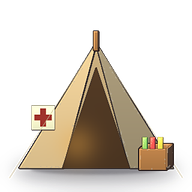
#> input picture game/tools/art_src/world_clean/depth/world/field_tent.png, 192 x 192 px, found by its file name; its folder holds 2 pictures in this run
$ python gen_worn_world.py
#> lines starting #> are read from the running program, lines starting #| are printed output that depends on the picture; after the words box and inside, x2 and y2 are one past the last pixel; in counts of white or black regions, pixels touching at a corner belong together; pictures that were not available may be replaced by others from this repository, and a replacement may not be noted
### game/tools/worn_fx.py
"""Shared "worn post-apocalyptic" paint-over helpers (art direction locked Oct 2026:
polished but worn down — dark grade, grime, rust, dents, bullet holes, scorch,
cracked glass, loose wires, dim amber phosphor lights; repairs = welded scrap
patches with bead welds and bolts, spliced cables).

Used by tools/gen_hangar_art.py (props, with rank progression) and
tools/gen_ui_kit.py (plates, buttons, caps, frames). Everything is PIL RGBA
and deterministic for a given random.Random / seed. `u` is the size of one
"detail unit" in output pixels (bullet hole radius ~ 1.6u, bead ~ 1u ...).
"""
import math
import random

import numpy as np
from PIL import Image, ImageChops, ImageDraw, ImageEnhance, ImageFilter

AMBER_LAMP = (232, 146, 44)
AMBER_HOT = (255, 196, 110)
PHOSPHOR = (222, 138, 36)


# ---------------------------------------------------------------- basics
def noise(w, h, blur=0.0, seed=0):
    r = np.random.default_rng(seed)
    im = Image.fromarray((r.random((h, w)) * 255).astype(np.uint8))
    return im.filter(ImageFilter.GaussianBlur(blur)) if blur else im


def over(base, color, alpha):
    """Composite a flat colour through an L alpha mask, keeping base alpha."""
    a0 = base.getchannel("A")
    lay = Image.new("RGBA", base.size, tuple(color[:3]) + (0,))
    lay.putalpha(alpha)
    out = Image.alpha_composite(base, lay)
    out.putalpha(a0)
    return out


def scale_l(m, k):
    return m.point(lambda v: min(255, int(v * k)))


def body_mask(im, thr=200, erode=0):
    a = im.getchannel("A").point(lambda v: 255 if v > thr else 0)
    if erode:
        a = a.filter(ImageFilter.MinFilter(erode * 2 + 1))
    return a


# [4 lines left out: function keep_alpha, not called in this run]


# ---------------------------------------------------------------- grading
def grade(im, dark=0.62, sat=0.6, warm=(1.0, 0.93, 0.84), contrast=1.12):
    a = im.getchannel("A")
    rgb = im.convert("RGB")
    rgb = ImageEnhance.Color(rgb).enhance(sat)
    rgb = ImageEnhance.Brightness(rgb).enhance(dark)
    rgb = ImageEnhance.Contrast(rgb).enhance(contrast)
    arr = np.asarray(rgb, np.float32) * np.array(warm, np.float32)
    out = Image.fromarray(np.clip(arr, 0, 255).astype(np.uint8), "RGB").convert("RGBA")
    out.putalpha(a)
    return out


# ---------------------------------------------------------------- dirt + rust
def grime(im, m, amt=200, col=(16, 12, 8), blur=5.0, seed=1, bottom=True):
    w, h = im.size
    n = noise(w, h, blur, seed).point(lambda v: max(0, v - 112) * 3)
    if bottom:
        grad = Image.linear_gradient("L").resize((w, h))
        n = ImageChops.multiply(n, grad.point(lambda v: 90 + v * 165 // 255))
    return over(im, col, ImageChops.multiply(n, m).point(lambda v: v * amt // 255))


def rust_streaks(im, m, n=20, u=3.0, length=(8, 30), seed=2, amt=200):
    rr = random.Random(seed)
    w, h = im.size
    st = Image.new("L", (w, h), 0)
    d = ImageDraw.Draw(st)
    ys, xs = np.nonzero(np.asarray(m) > 0)
    if len(xs) == 0:
        return im
    for _ in range(n):
        i = rr.randrange(len(xs))
        x, y = float(xs[i]), float(ys[i])
        L = rr.uniform(*length) * u
        d.line((x, y, x + rr.uniform(-0.6, 0.6) * u, y + L), fill=rr.randint(120, 230),
               width=max(1, int(rr.uniform(0.4, 1.0) * u)))
    st = st.filter(ImageFilter.GaussianBlur(0.7 * u))
    st = ImageChops.multiply(st, noise(w, h, 1, seed).point(lambda v: 120 + v // 2))
    return over(im, (105, 52, 22), ImageChops.multiply(st, m).point(lambda v: v * amt // 255))


def rust_patches(im, m, amount=0.45, u=3.0, seed=3, alpha=225):
    w, h = im.size
    n1 = np.asarray(noise(w, h, 2.2 * u, seed), np.float32) / 255
    n2 = np.asarray(noise(w, h, 0, seed + 1), np.float32) / 255
    # stretch the blurred noise back to 0..1 so `amount` means coverage
    lo, hi = np.percentile(n1, 2), np.percentile(n1, 98)
    n1 = np.clip((n1 - lo) / max(1e-4, hi - lo), 0, 1)
    v = np.clip((n1 - (1 - amount * 0.55)) * 6 + (n2 - 0.5) * 0.35, 0, 1)
    col = np.dstack([92 + 50 * n2, 42 + 26 * n2, 18 + 10 * n2, v * alpha]).astype(np.uint8)
    r = Image.fromarray(col, "RGBA")
    r.putalpha(ImageChops.multiply(r.getchannel("A"), m))
    a0 = im.getchannel("A")
    im = Image.alpha_composite(im, r)
    im.putalpha(a0)
    pit = noise(w, h, 0.25 * u, seed + 2).point(lambda x: 255 if x > 150 else 0)
    pit = ImageChops.multiply(pit, Image.fromarray((v * 255).astype(np.uint8)))
    return over(im, (30, 15, 6), ImageChops.multiply(pit, m).point(lambda x: x * 200 // 255))


def edge_wear(im, m, amt=150, u=3.0, seed=4, col=(170, 158, 136)):
    e = m.filter(ImageFilter.FIND_EDGES).filter(ImageFilter.GaussianBlur(0.35 * u))
    n = noise(im.width, im.height, 0.9 * u, seed)
    lo, hi = np.percentile(np.asarray(n), 5), np.percentile(np.asarray(n), 95)
    n = n.point(lambda v: 255 if (v - lo) / max(1, hi - lo) > 0.68 else 0)
    e = ImageChops.multiply(scale_l(e, 2.2), n)
    return over(im, col, e.point(lambda v: v * amt // 255))


def scratches(im, m, n=30, u=3.0, length=(3, 12), seed=5, col=(210, 195, 165), amt=90):
    rr = random.Random(seed)
    s = Image.new("L", im.size, 0)
    d = ImageDraw.Draw(s)
    for _ in range(n):
        x = rr.uniform(0, im.width)
        y = rr.uniform(0, im.height)
        L = rr.uniform(*length) * u
        g = rr.uniform(-0.7, 0.7)
        d.line((x, y, x + L * math.cos(g), y + L * math.sin(g)), fill=amt, width=max(1, int(u * 0.3)))
    return over(im, col, ImageChops.multiply(s, m))


# ---------------------------------------------------------------- damage
def dent(im, m, cx, cy, r, amt=110):
    d = Image.new("L", im.size, 0)
    ImageDraw.Draw(d).ellipse((cx - r, cy - r, cx + r, cy + r), fill=255)
    d = ImageChops.multiply(d.filter(ImageFilter.GaussianBlur(r / 3)), m)
    im = over(im, (0, 0, 0), d.point(lambda v: v * amt // 255))
    hl = Image.new("L", im.size, 0)
    ImageDraw.Draw(hl).arc((cx - r, cy - r, cx + r, cy + r), 200, 340, fill=255, width=max(2, int(r / 5)))
    hl = ImageChops.multiply(hl.filter(ImageFilter.GaussianBlur(r / 6)), m)
    return over(im, (200, 185, 160), hl.point(lambda v: v * amt * 9 // 10 // 255))


def bullet_hole(im, m, cx, cy, r, seed=0, petal=(120, 112, 98), clip=True):
    """Punched-through hole with peeled petals. Clipped to the mask so holes never
    spill off the silhouette."""
    rr = random.Random(seed)
    lay = Image.new("RGBA", im.size, (0, 0, 0, 0))
    d = ImageDraw.Draw(lay)
    pts = [(cx + math.cos(i / 12 * math.tau) * r * rr.uniform(1.0, 1.85),
            cy + math.sin(i / 12 * math.tau) * r * rr.uniform(1.0, 1.85)) for i in range(12)]
    d.polygon(pts, fill=tuple(petal) + (255,))
    d.ellipse((cx - r, cy - r, cx + r, cy + r), fill=(8, 6, 5, 255))
    d.arc((cx - r, cy - r, cx + r, cy + r), 200, 330, fill=(70, 62, 52, 255), width=max(1, int(r * 0.35)))
    if clip:
        lay.putalpha(ImageChops.multiply(lay.getchannel("A"), m))
    a0 = im.getchannel("A")
    out = Image.alpha_composite(im, lay)
    out.putalpha(a0)
    return out


def scorch(im, m, cx, cy, r, seed=6, amt=230):
    s = Image.new("L", im.size, 0)
    ImageDraw.Draw(s).ellipse((cx - r, cy - r * 0.7, cx + r, cy + r * 0.7), fill=255)
    s = s.filter(ImageFilter.GaussianBlur(r / 2.5))
    s = ImageChops.multiply(s, noise(im.width, im.height, r / 12 + 1, seed).point(lambda v: min(255, v + 70)))
    return over(im, (8, 6, 4), ImageChops.multiply(s, m).point(lambda v: v * amt // 255))


# [64 lines left out: functions cracks, wires, jag_poly, not called in this run]


# ---------------------------------------------------------------- repairs
PATCH_COLS = [(58, 56, 52), (70, 50, 38), (50, 54, 48), (66, 62, 54)]


def weld_patch(lay, m, box, u=3.0, seed=8, col=None, src=None, bolts=True):
    """A scrap plate welded on (bead weld around the edge, bolts in the corners).
    Draws onto `lay` (RGBA), clipped to mask m. If `src` (RGBA image) is given the
    plate face is that image (a cleaner replacement panel) instead of flat scrap."""
    rr = random.Random(seed)
    x0, y0, x1, y1 = box
    j = 0.9 * u
    pts = [(x0 + rr.uniform(-j, j), y0 + rr.uniform(-j, j)), (x1 + rr.uniform(-j, j), y0 + rr.uniform(-j, j)),
           (x1 + rr.uniform(-j, j), y1 + rr.uniform(-j, j)), (x0 + rr.uniform(-j, j), y1 + rr.uniform(-j, j))]
    pm = Image.new("L", lay.size, 0)
    ImageDraw.Draw(pm).polygon(pts, fill=255)
    pm = ImageChops.multiply(pm, m)
    c = col if col is not None else PATCH_COLS[rr.randrange(len(PATCH_COLS))]
    face = Image.new("RGBA", lay.size, tuple(c) + (255,))
    # plate shading: lit top-left, darker bottom-right + a little grit
    g = Image.linear_gradient("L").rotate(45, expand=False).resize(lay.size)
    face = over(face, (0, 0, 0), g.point(lambda v: v * 70 // 255))
    face = rust_patches(face, pm, 0.3, u * 1.5, seed + 3, alpha=150)
    face = scratches(face, pm, 6, u, (2, 6), seed + 4, amt=70)
    if src is not None:  # a cleaner replacement panel cut from the undamaged prop
        face = Image.alpha_composite(face, src)
    face.putalpha(pm)
    # drop shadow peeking out under the plate edge (it sits proud of the surface)
    sh = ImageChops.offset(pm.filter(ImageFilter.GaussianBlur(0.6 * u)), int(0.5 * u), int(0.6 * u))
    sh = ImageChops.subtract(ImageChops.multiply(sh, m), pm)
    shadow = Image.new("RGBA", lay.size, (0, 0, 0, 0))
    shadow.putalpha(sh.point(lambda v: v * 170 // 255))
    lay.alpha_composite(shadow)
    lay.alpha_composite(face)
    # bead weld along the outline
    beads = Image.new("RGBA", lay.size, (0, 0, 0, 0))
    d = ImageDraw.Draw(beads)
    ring = pts + [pts[0]]
    r = max(1.2, 0.55 * u)
    for (ax, ay), (bx, by) in zip(ring, ring[1:]):
        n = max(1, int(math.hypot(bx - ax, by - ay) / (1.05 * r)))
        for i in range(n):
            t = i / n
            x = ax + (bx - ax) * t + rr.uniform(-0.15, 0.15) * u
            y = ay + (by - ay) * t + rr.uniform(-0.15, 0.15) * u
            tone = rr.randint(0, 22)
            d.ellipse((x - r, y - r, x + r, y + r), fill=(84 + tone, 76 + tone, 64 + tone, 255),
                      outline=(30, 25, 20, 255))
            d.ellipse((x - r * 0.45, y - r * 0.7, x + r * 0.2, y - r * 0.15), fill=(150, 138, 116, 255))
    # heat tint just inside the bead (blued/straw steel)
    if bolts:
        ins = 1.8 * u
        cx0, cy0 = min(p[0] for p in pts) + ins, min(p[1] for p in pts) + ins
        cx1, cy1 = max(p[0] for p in pts) - ins, max(p[1] for p in pts) - ins
        br = max(1.2, 0.6 * u)
        if cx1 - cx0 > 3 * br and cy1 - cy0 > 3 * br:
            for (bx, by) in [(cx0, cy0), (cx1, cy0), (cx0, cy1), (cx1, cy1)]:
                d.ellipse((bx - br, by - br, bx + br, by + br), fill=(112, 104, 90, 255), outline=(24, 20, 16, 255))
                d.ellipse((bx - br * 0.5, by - br * 0.6, bx, by - br * 0.1), fill=(170, 160, 138, 255))
    beads.putalpha(ImageChops.multiply(beads.getchannel("A"), m))
    lay.alpha_composite(beads)
    return lay


def stitch_patch(lay, m, box, u=3.0, seed=8, col=(120, 104, 80)):
    """A sewn-on fabric patch with a dashed stitch border (cloth repairs)."""
    rr = random.Random(seed)
    x0, y0, x1, y1 = box
    j = 0.6 * u
    pts = [(x0 + rr.uniform(-j, j), y0 + rr.uniform(-j, j)), (x1 + rr.uniform(-j, j), y0 + rr.uniform(-j, j)),
           (x1 + rr.uniform(-j, j), y1 + rr.uniform(-j, j)), (x0 + rr.uniform(-j, j), y1 + rr.uniform(-j, j))]
    p = Image.new("RGBA", lay.size, (0, 0, 0, 0))
    d = ImageDraw.Draw(p)
    d.polygon(pts, fill=tuple(col) + (255,), outline=(30, 22, 16, 255))
    ring = pts + [pts[0]]
    for (ax, ay), (bx, by) in zip(ring, ring[1:]):
        n = max(1, int(math.hypot(bx - ax, by - ay) / (1.4 * u)))
        for i in range(n):
            t0, t1 = (i + 0.2) / n, (i + 0.6) / n
            ix = lambda t: (ax + (bx - ax) * t, ay + (by - ay) * t)
            a, b = ix(t0), ix(t1)
            cx, cy = (x0 + x1) / 2, (y0 + y1) / 2
            k = 0.85
            a = (cx + (a[0] - cx) * k, cy + (a[1] - cy) * k)
            b = (cx + (b[0] - cx) * k, cy + (b[1] - cy) * k)
            d.line((a, b), fill=(214, 196, 150, 255), width=max(1, int(0.35 * u)))
    p.putalpha(ImageChops.multiply(p.getchannel("A"), m))
    lay.alpha_composite(p)
    return lay


# [75 lines left out: functions splice, amber_lamp, kill_light, chew_alpha, not called in this run]

### game/tools/gen_worn_world.py
"""World-art worn pass (backlog 2): repaint the remaining clean / toy-looking world
props in the locked worn look (dark grade, grime, rust, dents, bullet holes, scorch,
cracks, welded patches — see tools/worn_fx.py and the hangar option D+C).

Footprint is unchanged: every output keeps its source size and exact alpha, so
world placement and collision (set in code) do not move. Extract pads stay very
readable: the open pad keeps its warm brass + lit vials, the sealed pad goes dark
steel; last chance is tinted red in code (extract_pad.gd).

Clean originals are kept in tools/art_src/world_clean/ (copied there on the first
run), so the pass is deterministic and re-runnable:
    python3 game/tools/gen_worn_world.py            # from the repo root
"""
import os
import random
import shutil
import sys
import zlib

from PIL import Image, ImageChops, ImageDraw, ImageFilter

sys.path.insert(0, os.path.dirname(os.path.abspath(__file__)))
import worn_fx as W  # noqa: E402

GAME = os.path.dirname(os.path.dirname(os.path.abspath(__file__)))
SPR = os.path.join(GAME, "assets", "sprites")
SRC = os.path.join(GAME, "tools", "art_src", "world_clean")

DIRS = ["props", "props_hd", "depth/zone", "depth/world"]
SKIP = {"bullet", "plague_fog", "dust_spire"}  # projectile / FX / glowing Dust landmark
# per-name grade overrides (hazard reads that must keep their glow)
OVERRIDE = {"chem_vat": (112, 0.85, 1.1)}

METAL = {"barrels_rust", "scrap_drum", "barrier_scrap", "signal_tower", "wreck", "wreck_car", "wreck_truck",
         "wreck_bus", "tank_wreck", "oil_tank", "chem_vat", "pipe_rack", "hazard_barrier", "street_lamp",
         "bunker", "bunker_open", "vault", "relay", "plane_wreck", "tire", "scrap_pile", "fence_broken",
         "guard_post", "pole_down"}
STONE = {"wall_ruin", "wall_collapsed", "ruin_pillar", "slab_ruin", "rubble_chunk", "shop_ruin",
         "rock_large", "rock_small"}
WOOD = {"sign_post", "sandbags", "watch_tower", "spike_barricade", "raider_totem", "field_tent",
        "quarantine_tent", "market_stall"}
LOOT = {"apothecary_chest", "herb_crate", "vial_crate", "medicine_crate"}
NATURE = {"bones", "cactus", "dead_bush", "crater", "sinkhole", "dust_spire"}
PADS = {"extract_open", "extract_sealed"}

# per-kind grade: (target mean body luminance, saturation, contrast). Brightness is
# solved per sprite so pale painted zone props and dark pixel props land together.
GRADE = {
    "metal": (78, 0.6, 1.12), "stone": (88, 0.58, 1.1), "wood": (84, 0.62, 1.08),
    "loot": (104, 0.78, 1.08), "nature": (92, 0.66, 1.05),
}


def solve_dark(im, m, target, sat):
    import numpy as np
    g = W.grade(im, dark=1.0, sat=sat, contrast=1.0)
    arr = np.asarray(g.convert("L"), np.float32)
    mk = np.asarray(m) > 0
    mean = float(arr[mk].mean()) if mk.any() else target
    return max(0.42, min(1.0, target / max(1.0, mean)))


def kind_of(name):
    for k, s in (("metal", METAL), ("stone", STONE), ("wood", WOOD), ("loot", LOOT), ("nature", NATURE),
                 ("pad", PADS)):
        if name in s:
            return k
    return "metal"


def seed_of(rel):
    return zlib.crc32(rel.encode()) & 0xFFFF


def body_pts(m, rr, n, inset=0.18):
    """Random points well inside the silhouette (for holes / dents / scorch)."""
    import numpy as np
    arr = np.asarray(m.filter(ImageFilter.MinFilter(5)))
    ys, xs = np.nonzero(arr > 0)
    if len(xs) == 0:
        return []
    out = []
    w, h = m.size
    for _ in range(n * 6):
        i = rr.randrange(len(xs))
        x, y = int(xs[i]), int(ys[i])
        if inset * w < x < (1 - inset) * w and inset * h < y < (1 - inset) * h:
            out.append((x, y))
        if len(out) >= n:
            break
    return out


def worn(im, name, rel):
    a0 = im.getchannel("A")
    sd = seed_of(rel)
    rr = random.Random(sd)
    w, h = im.size
    u = max(1.0, min(w, h) / 46.0)
    m = W.body_mask(im, thr=120)
    k = kind_of(name)
    if k == "pad":
        return worn_pad(im, name, sd)
    target, sat, con = OVERRIDE.get(name, GRADE[k])
    out = W.grade(im, dark=solve_dark(im, m, target, sat), sat=sat, contrast=con)
    ew = 1.0 if min(w, h) >= 90 else 0.45  # small pixel props: lighter edge chipping
    out = W.grime(out, m, amt=150 if k != "loot" else 110, blur=max(1.5, 2.2 * u), seed=sd + 1)
    if k == "metal":
        out = W.rust_patches(out, m, amount=0.42, u=u, seed=sd + 2, alpha=200)
        out = W.rust_streaks(out, m, n=int(6 + w * h / 1600), u=u, length=(3, 10), seed=sd + 3, amt=150)
        out = W.edge_wear(out, m, amt=int(150 * ew), u=u, seed=sd + 4)
        out = W.scratches(out, m, n=int(8 + w * h / 1200), u=u, length=(2, 7), seed=sd + 5, amt=80)
        for (x, y) in body_pts(m, rr, 1):
            out = W.dent(out, m, x, y, 3.0 * u, amt=90)
        for (x, y) in body_pts(m, rr, 1):
            out = W.scorch(out, m, x, y, rr.uniform(5, 9) * u, seed=sd + 6, amt=170)
        if min(w, h) >= 40:
            for i, (x, y) in enumerate(body_pts(m, rr, rr.randint(2, 4))):
                out = W.bullet_hole(out, m, x, y, max(1.0, 1.1 * u), seed=sd + 10 + i)
        if min(w, h) >= 90 and rr.random() < 0.6:
            pts = body_pts(m, rr, 1, inset=0.25)
            if pts:
                x, y = pts[0]
                s = rr.uniform(2.6, 4.0) * u
                lay = Image.new("RGBA", out.size, (0, 0, 0, 0))
                W.weld_patch(lay, m, (x - s, y - s * 0.7, x + s, y + s * 0.7), u=u * 0.8, seed=sd + 20)
                out = Image.alpha_composite(out, lay)
    elif k == "stone":
        out = W.edge_wear(out, m, amt=int(130 * ew), u=u, seed=sd + 4, col=(150, 140, 122))
        for i, (x, y) in enumerate(body_pts(m, rr, 2 + int(w * h > 9000))):
            out = W.cracks(out, x, y, n=4, length=14 * u, col=(18, 14, 10, 200), width=max(1, int(0.5 * u)),
                           seed=sd + 30 + i, clip=m)
        for (x, y) in body_pts(m, rr, 1):
            out = W.scorch(out, m, x, y, rr.uniform(6, 10) * u, seed=sd + 6, amt=190)
        if min(w, h) >= 40:
            for i, (x, y) in enumerate(body_pts(m, rr, rr.randint(1, 3))):
                out = W.bullet_hole(out, m, x, y, max(1.0, 0.9 * u), seed=sd + 10 + i, petal=(92, 86, 76))
        out = W.scratches(out, m, n=int(4 + w * h / 2400), u=u, length=(2, 5), seed=sd + 5, amt=50,
                          col=(40, 34, 28))
    elif k == "wood":
        out = W.edge_wear(out, m, amt=int(110 * ew), u=u, seed=sd + 4, col=(150, 132, 104))
        out = W.scratches(out, m, n=int(6 + w * h / 1600), u=u, length=(2, 6), seed=sd + 5, amt=70,
                          col=(30, 24, 18))
        for (x, y) in body_pts(m, rr, 1):
            out = W.scorch(out, m, x, y, rr.uniform(5, 9) * u, seed=sd + 6, amt=170)
        if min(w, h) >= 100:
            pts = body_pts(m, rr, 1, inset=0.25)
            if pts:
                x, y = pts[0]
                s = rr.uniform(2.6, 4.0) * u
                lay = Image.new("RGBA", out.size, (0, 0, 0, 0))
                W.stitch_patch(lay, m, (x - s, y - s * 0.7, x + s, y + s * 0.7), u=u * 0.8, seed=sd + 20)
                out = Image.alpha_composite(out, lay)
    elif k == "loot":
        out = W.edge_wear(out, m, amt=int(120 * ew), u=u, seed=sd + 4)
        out = W.scratches(out, m, n=int(5 + w * h / 1800), u=u, length=(2, 6), seed=sd + 5, amt=70)
        out = W.rust_streaks(out, m, n=int(3 + w * h / 3000), u=u, length=(2, 6), seed=sd + 3, amt=110)
    else:  # nature: just grade + grime + a little grit
        out = W.scratches(out, m, n=int(3 + w * h / 3000), u=u, length=(2, 4), seed=sd + 5, amt=40,
                          col=(30, 24, 18))
    out.putalpha(a0)
    return out


# [34 lines left out: function worn_pad, not called in this run]


def main():
    done = 0
    for d in DIRS:
        folder = os.path.join(SPR, d)
        for fn in sorted(os.listdir(folder)):
            if not fn.endswith(".png"):
                continue
            name = fn[:-4]
            if name in SKIP:
                continue
            rel = os.path.join(d, fn)
            src = os.path.join(SRC, rel)
            if not os.path.exists(src):
                os.makedirs(os.path.dirname(src), exist_ok=True)
                shutil.copy2(os.path.join(folder, fn), src)
            im = Image.open(src).convert("RGBA")
#> im is the input picture: PIL image 192x192 RGBA; mean R, G, B, A 49, 40.8, 31.3, 80.9
            out = worn(im, name, rel)
#> in body_mask, `a = im.getchannel("A").point(lambda v: 255 if v > thr else 0)`:
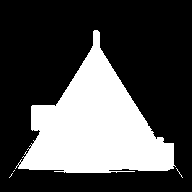
#> a: PIL image 192x192 L; 30.6% white; 4 white regions (3 under 20 px), largest, box (x1, y1, x2, y2) and area: (15, 30, 176, 173) 11255
#> in solve_dark, `arr = np.asarray(g.convert("L"), np.float32)`:
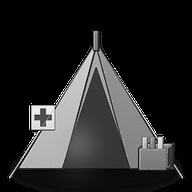
#> arr: shape (192, 192) float32; min 0, max 240, mean 39.5
#> in solve_dark, `mean = float(arr[mk].mean()) if mk.any() else target`: mean = 118.7
#> in noise, `return im.filter(ImageFilter.GaussianBlur(blur)) if blur else im`:
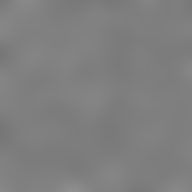
#> returned value: PIL image 192x192 L; min 118, max 142, mean 126.9
#> in grime, `grad = Image.linear_gradient("L").resize((w, h))`:
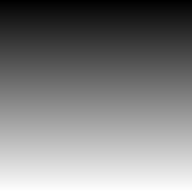
#> grad: PIL image 192x192 L; min 0, max 255, mean 127.7
#> call 2 of noise, with w = 192, h = 192, blur = 3.76, seed = 51252
#> in noise (call 2), `im = Image.fromarray((r.random((h, w)) * 255).astype(np.uint8))`:
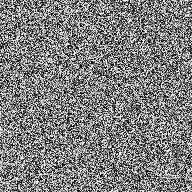
#> im: PIL image 192x192 L; min 0, max 254, mean 126.4
#> in edge_wear, `lo, hi = np.percentile(np.asarray(n), 5), np.percentile(np.asarray(n),..`: lo = 117; hi = 136
#> in body_pts, `w, h = m.size`: w = 192
#> the loop in worn, `for (x, y) in body_pts(m, rr, 1):` made 1 pass
#> (x, y) on pass 1: (124, 155)
#> pass 1, in noise (call 3), `im = Image.fromarray((r.random((h, w)) * 255).astype(np.uint8))`:
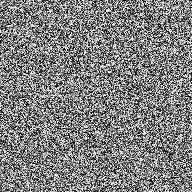
#> im: PIL image 192x192 L; min 0, max 254, mean 127.2
#> after the loop in worn, `for (x, y) in body_pts(m, rr, 1):`:
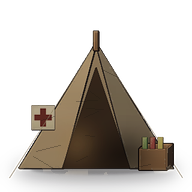
#> out: PIL image 192x192 RGBA; mean R, G, B, A 32.2, 26.5, 20.3, 80.9; transparent parts drawn white
#> the loop in body_pts (call 2), `for _ in range(n * 6):` made 2 passes
#> (i, x, y) on passes 1 to 2: (9418, 66, 165), (516, 110, 73)
#> in worn, `pts = body_pts(m, rr, 1, inset=0.25)`: pts = [(110, 73)]
#> in worn, `x, y = pts[0]`: x = 110; y = 73
#> in stitch_patch, `ring = pts + [pts[0]]`: ring = [(92.17, 63.66), (127.7, 59.82), (127, 84.45), (93.89, 83.11), (92.17, 63.66)]
#> the loop in stitch_patch, `for (ax, ay), (bx, by) in zip(ring, ring[1:]):` made 4 passes
#> (ax, ay, bx, by, n) on passes 1 to 4: (92.17, 63.66, 127.7, 59.82, 7), (127.7, 59.82, 127, 84.45, 5), (127, 84.45, 93.89, 83.11, 7), (93.89, 83.11, 92.17, 63.66, 4)
            assert out.size == im.size and ImageChops.difference(out.getchannel("A"), im.getchannel("A")).getbbox() is None
            out.save(os.path.join(folder, fn))
            done += 1
    print("worn world props:", done)


if __name__ == "__main__":
    main()
